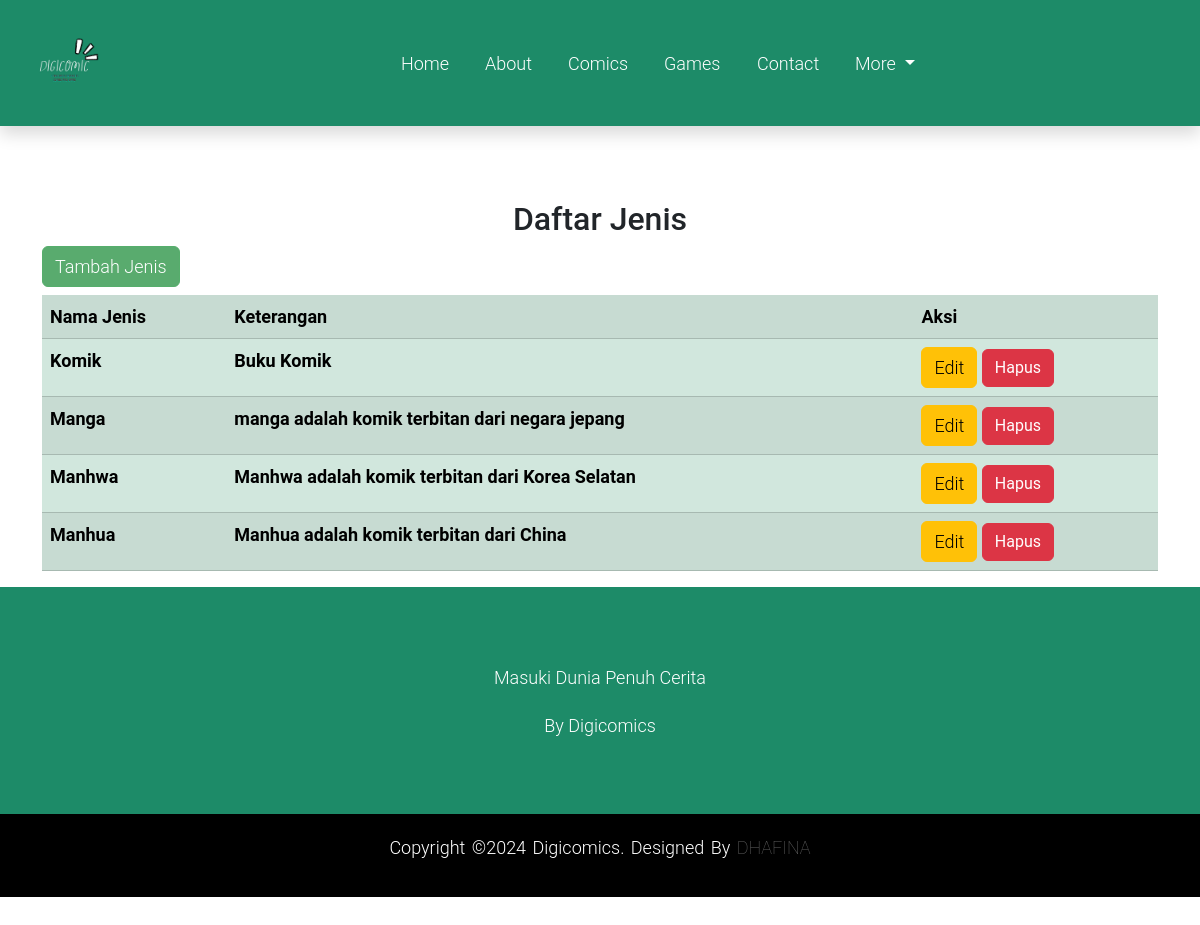
/jenis/, run on the app's committed database.
### dashboard/models.py (models this page shows, shortened)
class Jenis(models.Model):
    nama = models.CharField(max_length=50)
    ket = models.TextField()

### dashboard/views.py (the view)
# urls.py: path('jenis/', Jenis_View, name='list_jenis'),  # URL pattern untuk tampil_jenis
def Jenis_View(request):
    jenis = Jenis.objects.all()
    konteks = {
        'jenis': jenis
    }
    return render(request, 'tampil_jenis.html', konteks)

### templates/tampil_jenis.html (shortened to what this page needs)
{% extends 'base.html' %}
{% load static %}
{% block asia %}
<h2 style="padding-top:200px;" class="text-center">Daftar Jenis</h2>
<div class="container">
    <div class="text-left mb-2">
        <a href="{% url 'tambah_jenis' %}" class="btn btn-success">Tambah Jenis</a>
    </div>
    <table class="table table-success table-striped">
        <tr>
            <th>Nama Jenis</th>
            <th>Keterangan</th>
            <th>Aksi</th>
        </tr>
    {% for jenis in jenis %}
        <tr>
            <th>{{ jenis.nama }}</th>
            <th>{{ jenis.ket }}</th>
            <th>
                <a href="{% url 'ubah_jenis' jenis.id %}" class="btn btn-warning">Edit</a>
                <button type="button" class="btn btn-danger" data-bs-toggle="modal" data-bs-target="#hapus-{{ jenis.id }}">
                  Hapus
                </button>
            </th>
        </tr>
    {% endfor %}
    </table>
</div>
{% endblock %}

### static/assets/css/style.css (style rules this page uses)
body { position: relative; padding-bottom: 600px; }

### static/assets/tmplt/css/templatemo.css (style rules this page uses)
body, ul, li, p, a, label, input, div { font-family: 'Roboto', sans-serif; font-size: 18px !important; font-weight: 300 !important; }
.btn-success { background-color: #59ab6e !important; border-color: #56ae6c !important; }

### data on the page
Jenis: nama "Komik", ket "Buku Komik"
Jenis: nama "Manga", ket "manga adalah komik terbitan dari negara jepang"
Jenis: nama "Manhwa", ket "Manhwa adalah komik terbitan dari Korea Selatan"
Jenis: nama "Manhua", ket "Manhua adalah komik terbitan dari China"
